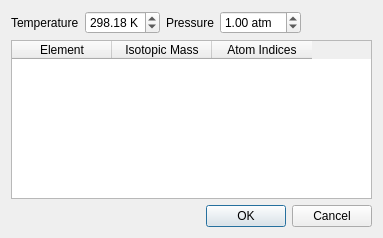
<?xml version="1.0" encoding="UTF-8"?>
<ui version="4.0">
 <class>IsotopesConfigurator</class>
 <widget class="QDialog" name="IsotopesConfigurator">
  <property name="geometry">
   <rect>
    <x>0</x>
    <y>0</y>
    <width>383</width>
    <height>238</height>
   </rect>
  </property>
  <property name="windowTitle">
   <string>Dialog</string>
  </property>
  <layout class="QVBoxLayout" name="verticalLayout">
   <item>
    <layout class="QHBoxLayout" name="horizontalLayout">
     <item>
      <widget class="QLabel" name="label">
       <property name="text">
        <string>Temperature</string>
       </property>
      </widget>
     </item>
     <item>
      <widget class="QDoubleSpinBox" name="temperatureSpinBox">
       <property name="suffix">
        <string> K</string>
       </property>
       <property name="maximum">
        <double>999.990000000000009</double>
       </property>
       <property name="value">
        <double>298.180000000000007</double>
       </property>
      </widget>
     </item>
     <item>
      <widget class="QLabel" name="label_2">
       <property name="text">
        <string>Pressure</string>
       </property>
      </widget>
     </item>
     <item>
      <widget class="QDoubleSpinBox" name="pressureSpinBox">
       <property name="suffix">
        <string> atm</string>
       </property>
       <property name="singleStep">
        <double>0.100000000000000</double>
       </property>
       <property name="value">
        <double>1.000000000000000</double>
       </property>
      </widget>
     </item>
     <item>
      <spacer name="horizontalSpacer">
       <property name="orientation">
        <enum>Qt::Horizontal</enum>
       </property>
       <property name="sizeHint" stdset="0">
        <size>
         <width>40</width>
         <height>20</height>
        </size>
       </property>
      </spacer>
     </item>
    </layout>
   </item>
   <item>
    <widget class="QTableWidget" name="isotopeTable">
     <column>
      <property name="text">
       <string>Element</string>
      </property>
     </column>
     <column>
      <property name="text">
       <string>Isotopic Mass</string>
      </property>
     </column>
     <column>
      <property name="text">
       <string>Atom Indices</string>
      </property>
     </column>
    </widget>
   </item>
   <item>
    <widget class="QDialogButtonBox" name="buttonBox">
     <property name="orientation">
      <enum>Qt::Horizontal</enum>
     </property>
     <property name="standardButtons">
      <set>QDialogButtonBox::Cancel|QDialogButtonBox::Ok</set>
     </property>
    </widget>
   </item>
  </layout>
 </widget>
 <resources/>
 <connections>
  <connection>
   <sender>buttonBox</sender>
   <signal>accepted()</signal>
   <receiver>IsotopesConfigurator</receiver>
   <slot>accept()</slot>
   <hints>
    <hint type="sourcelabel">
     <x>248</x>
     <y>254</y>
    </hint>
    <hint type="destinationlabel">
     <x>157</x>
     <y>274</y>
    </hint>
   </hints>
  </connection>
  <connection>
   <sender>buttonBox</sender>
   <signal>rejected()</signal>
   <receiver>IsotopesConfigurator</receiver>
   <slot>reject()</slot>
   <hints>
    <hint type="sourcelabel">
     <x>316</x>
     <y>260</y>
    </hint>
    <hint type="destinationlabel">
     <x>286</x>
     <y>274</y>
    </hint>
   </hints>
  </connection>
 </connections>
</ui>
